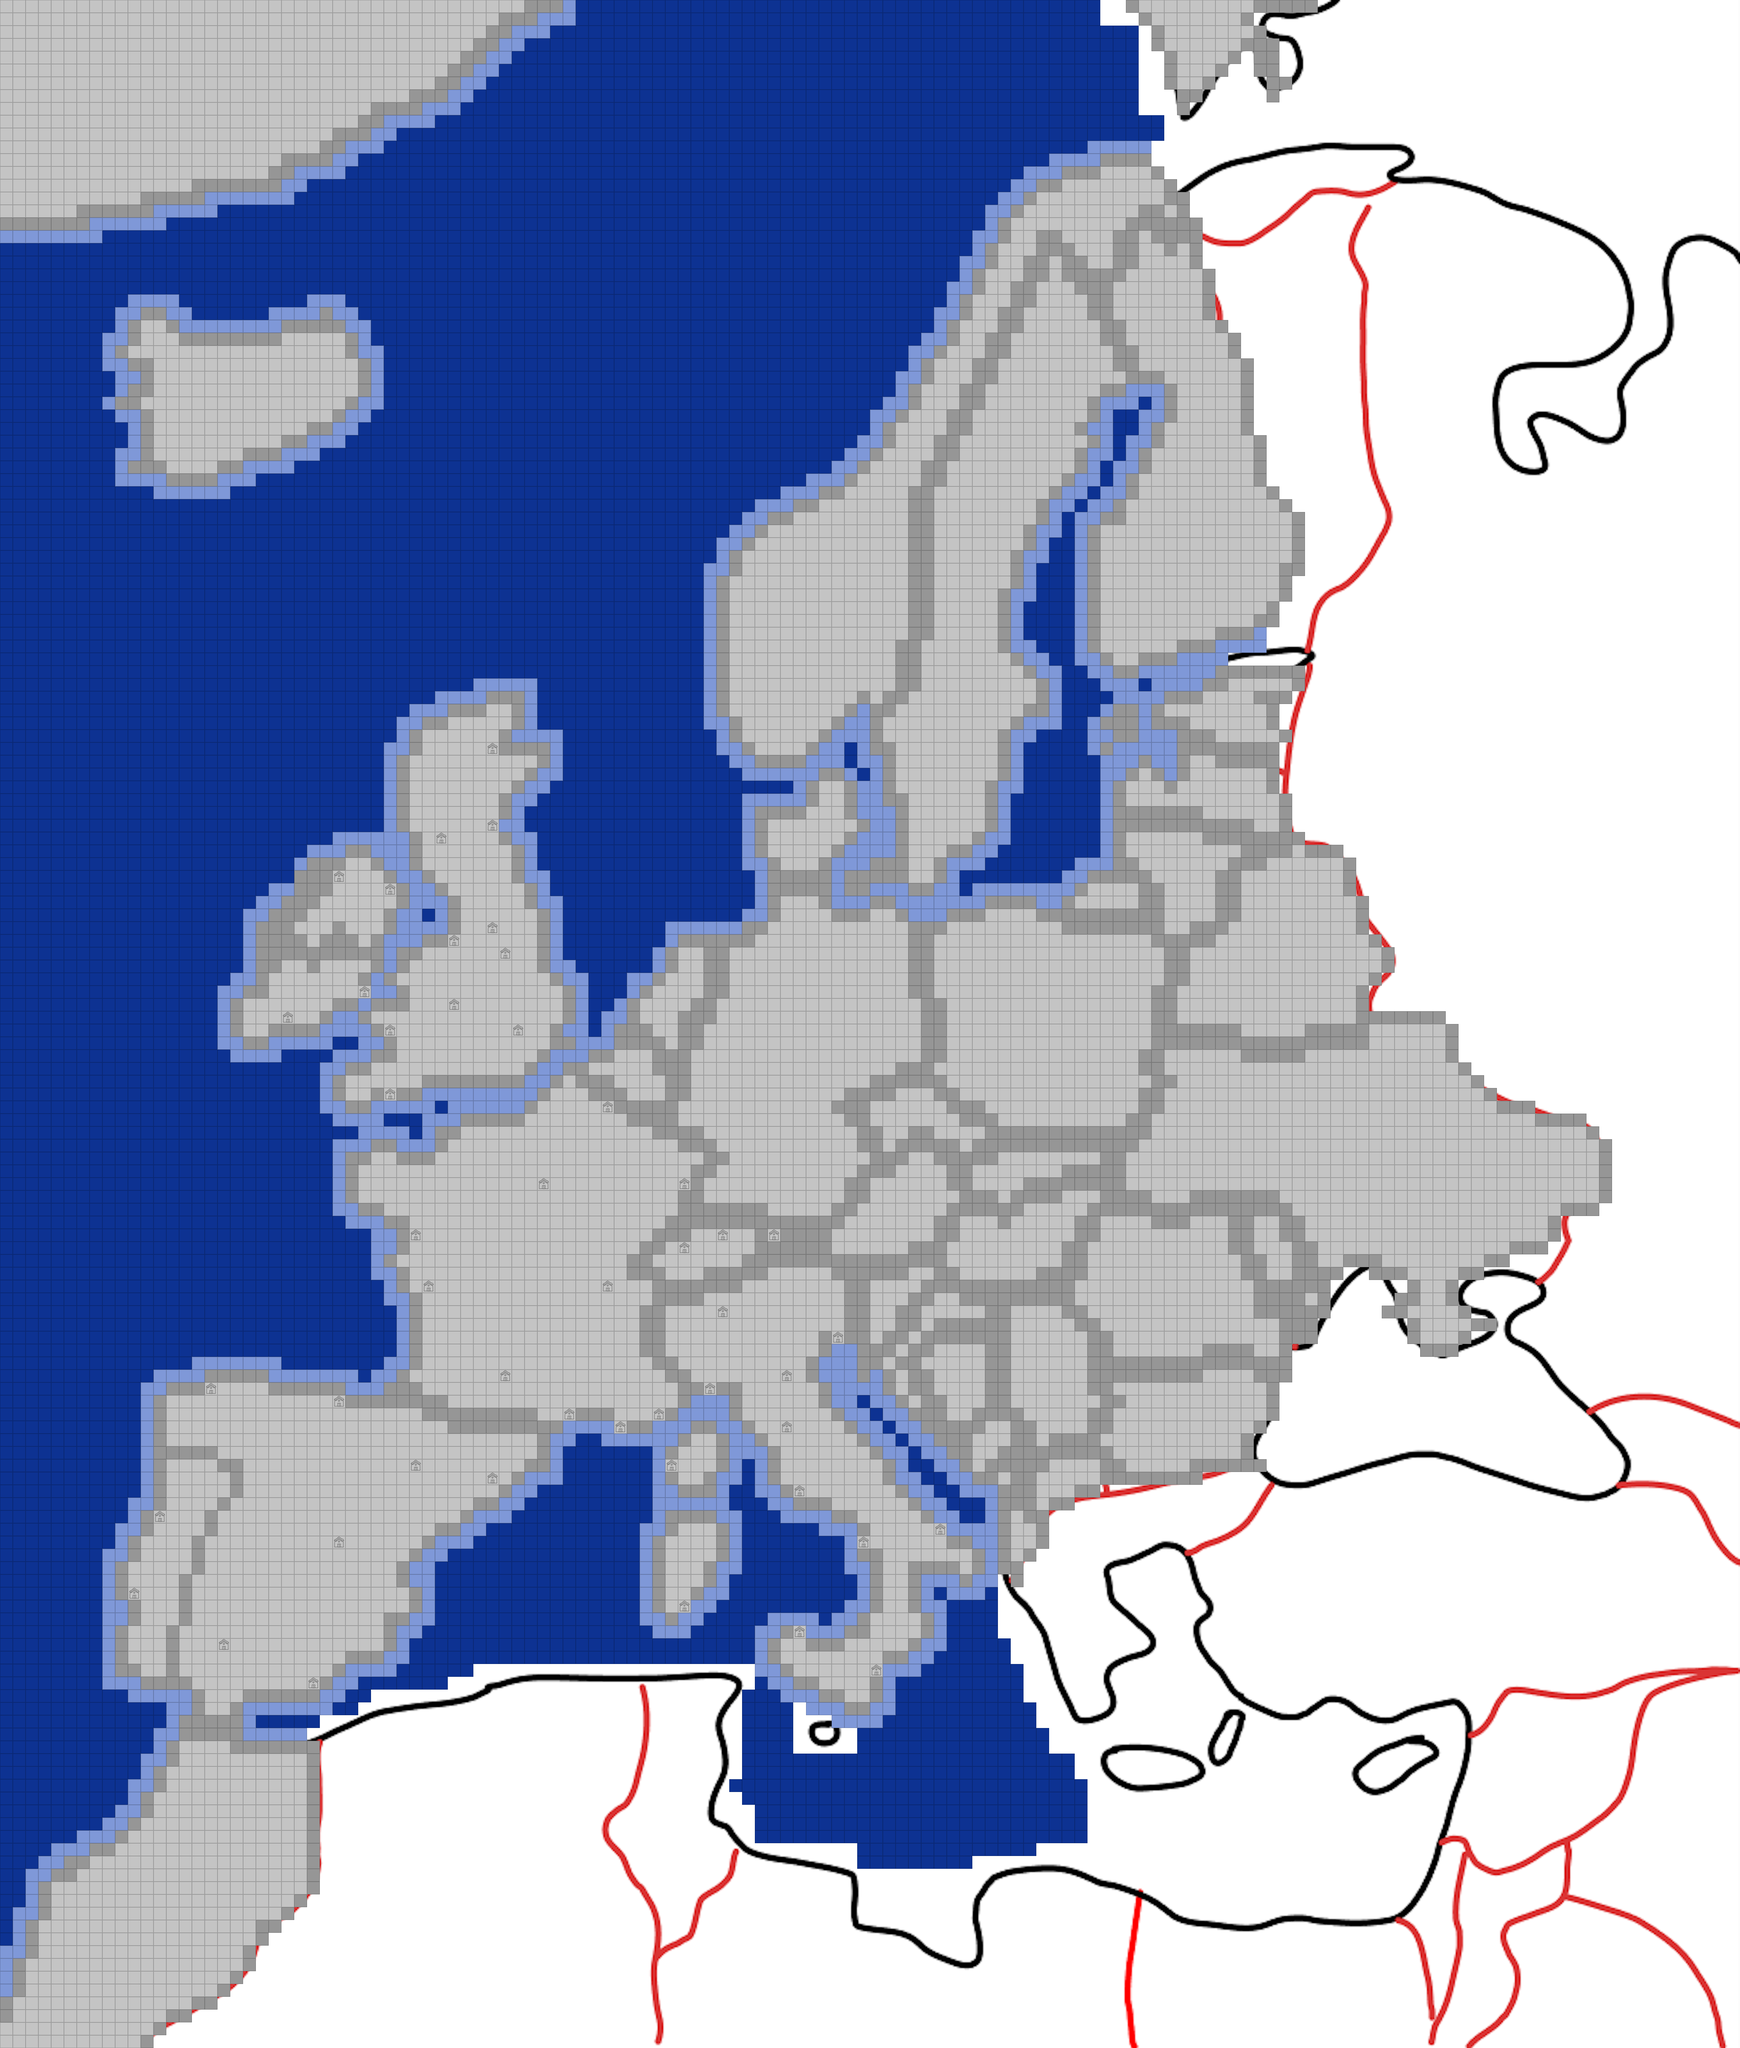

Tiled map render using the project's own tile images. Description and the map definition, with tile-layer contents summarised, below:
An orthogonal 136x160 tile map with 32x32 px tiles, 43 tile layers (g-water, c-ch, c-it, c-uk, ...), 1 image layer and 47 objects.

<map version="1.5" tiledversion="1.6.0" orientation="orthogonal" renderorder="right-down" width="136" height="160" tilewidth="32" tileheight="32" infinite="0" nextlayerid="57" nextobjectid="55">
 <editorsettings>
  <export target="json/map.json" format="json" />
 </editorsettings>
 <tileset firstgid="1" name="tile" tilewidth="32" tileheight="32" tilecount="24" columns="8">
  <image source="tiles/tile.png" width="256" height="96" />
 </tileset>
 <imagelayer id="20" name="border" locked="1">
  <image source="tiles/border.png" width="4352" height="5121" />
 </imagelayer>
 <layer id="14" name="g-water" width="136" height="160">
  <data>[21760 cells, 6919 non-empty, 2 distinct tile ids]</data>
 </layer>
 <layer id="18" name="c-ch" width="136" height="160" locked="1">
  <data>[21760 cells, 44 non-empty, 2 distinct tile ids]</data>
 </layer>
 <layer id="19" name="c-it" width="136" height="160" locked="1">
  <data>[21760 cells, 376 non-empty, 2 distinct tile ids]</data>
 </layer>
 <layer id="15" name="c-uk" width="136" height="160" locked="1">
  <data>[21760 cells, 391 non-empty, 2 distinct tile ids]</data>
 </layer>
 <layer id="53" name="c-is" width="136" height="160" locked="1">
  <data>[21760 cells, 192 non-empty, 2 distinct tile ids]</data>
 </layer>
 <layer id="54" name="c-gl" width="136" height="160" locked="1">
  <data>[21760 cells, 536 non-empty, 2 distinct tile ids]</data>
 </layer>
 <layer id="16" name="c-ie" width="136" height="160" locked="1">
  <data>[21760 cells, 80 non-empty, 2 distinct tile ids]</data>
 </layer>
 <layer id="8" name="c-fr" width="136" height="160" locked="1">
  <data>[21760 cells, 567 non-empty, 2 distinct tile ids]</data>
 </layer>
 <layer id="22" name="c-ma" width="136" height="160" locked="1">
  <data>[21760 cells, 404 non-empty, 2 distinct tile ids]</data>
 </layer>
 <layer id="9" name="c-es" width="136" height="160" locked="1">
  <data>[21760 cells, 493 non-empty, 2 distinct tile ids]</data>
 </layer>
 <layer id="10" name="c-pt" width="136" height="160" locked="1">
  <data>[21760 cells, 107 non-empty, 2 distinct tile ids]</data>
 </layer>
 <layer id="24" name="c-de" width="136" height="160" locked="1">
  <data>[21760 cells, 388 non-empty, 2 distinct tile ids]</data>
 </layer>
 <layer id="28" name="c-at" width="136" height="160" locked="1">
  <data>[21760 cells, 80 non-empty, 2 distinct tile ids]</data>
 </layer>
 <layer id="29" name="c-li" width="136" height="160" locked="1">
  <data>[21760 cells, 2 non-empty, 2 distinct tile ids]</data>
 </layer>
 <layer id="27" name="c-dk" width="136" height="160" locked="1">
  <data>[21760 cells, 61 non-empty, 2 distinct tile ids]</data>
 </layer>
 <layer id="25" name="c-be" width="136" height="160" locked="1">
  <data>[21760 cells, 31 non-empty, 2 distinct tile ids]</data>
 </layer>
 <layer id="26" name="c-nl" width="136" height="160" locked="1">
  <data>[21760 cells, 45 non-empty, 2 distinct tile ids]</data>
 </layer>
 <layer id="30" name="c-pl" width="136" height="160" locked="1">
  <data>[21760 cells, 308 non-empty, 2 distinct tile ids]</data>
 </layer>
 <layer id="31" name="c-cz" width="136" height="160" locked="1">
  <data>[21760 cells, 48 non-empty, 2 distinct tile ids]</data>
 </layer>
 <layer id="32" name="c-si" width="136" height="160" locked="1">
  <data>[21760 cells, 33 non-empty, 2 distinct tile ids]</data>
 </layer>
 <layer id="33" name="c-hr" width="136" height="160" locked="1">
  <data>[21760 cells, 47 non-empty, 2 distinct tile ids]</data>
 </layer>
 <layer id="34" name="c-sk" width="136" height="160" locked="1">
  <data>[21760 cells, 47 non-empty, 2 distinct tile ids]</data>
 </layer>
 <layer id="35" name="c-hu" width="136" height="160" locked="1">
  <data>[21760 cells, 80 non-empty, 2 distinct tile ids]</data>
 </layer>
 <layer id="36" name="c-ba" width="136" height="160" locked="1">
  <data>[21760 cells, 43 non-empty, 2 distinct tile ids]</data>
 </layer>
 <layer id="37" name="c-me" width="136" height="160" locked="1">
  <data>[21760 cells, 19 non-empty, 2 distinct tile ids]</data>
 </layer>
 <layer id="38" name="c-rs" width="136" height="160" locked="1">
  <data>[21760 cells, 89 non-empty, 2 distinct tile ids]</data>
 </layer>
 <layer id="39" name="c-mk" width="136" height="160" locked="1">
  <data>[21760 cells, 29 non-empty, 2 distinct tile ids]</data>
 </layer>
 <layer id="40" name="c-al" width="136" height="160" locked="1">
  <data>[21760 cells, 26 non-empty, 2 distinct tile ids]</data>
 </layer>
 <layer id="41" name="c-bg" width="136" height="160" locked="1">
  <data>[21760 cells, 118 non-empty, 2 distinct tile ids]</data>
 </layer>
 <layer id="42" name="c-ro" width="136" height="160" locked="1">
  <data>[21760 cells, 181 non-empty, 2 distinct tile ids]</data>
 </layer>
 <layer id="43" name="c-md" width="136" height="160" locked="1">
  <data>[21760 cells, 29 non-empty, 2 distinct tile ids]</data>
 </layer>
 <layer id="44" name="c-ua" width="136" height="160" locked="1">
  <data>[21760 cells, 586 non-empty, 2 distinct tile ids]</data>
 </layer>
 <layer id="45" name="c-by" width="136" height="160" locked="1">
  <data>[21760 cells, 203 non-empty, 2 distinct tile ids]</data>
 </layer>
 <layer id="46" name="c-no" width="136" height="160" locked="1">
  <data>[21760 cells, 460 non-empty, 2 distinct tile ids]</data>
 </layer>
 <layer id="47" name="c-se" width="136" height="160" locked="1">
  <data>[21760 cells, 440 non-empty, 2 distinct tile ids]</data>
 </layer>
 <layer id="48" name="c-fi" width="136" height="160" locked="1">
  <data>[21760 cells, 376 non-empty, 2 distinct tile ids]</data>
 </layer>
 <layer id="49" name="c-ruk" width="136" height="160" locked="1">
  <data>[21760 cells, 24 non-empty, 2 distinct tile ids]</data>
 </layer>
 <layer id="50" name="c-lt" width="136" height="160" locked="1">
  <data>[21760 cells, 70 non-empty, 2 distinct tile ids]</data>
 </layer>
 <layer id="51" name="c-lv" width="136" height="160" locked="1">
  <data>[21760 cells, 75 non-empty, 2 distinct tile ids]</data>
 </layer>
 <layer id="52" name="c-ee" width="136" height="160" locked="1">
  <data>[21760 cells, 68 non-empty, 2 distinct tile ids]</data>
 </layer>
 <layer id="55" name="c-sval" width="136" height="160" locked="1">
  <data>[21760 cells, 68 non-empty, 2 distinct tile ids]</data>
 </layer>
 <layer id="56" name="g-ru" width="136" height="160">
  <data>[21760 cells, 0 non-empty, 0 distinct tile ids]</data>
 </layer>
 <layer id="21" name="towns" width="136" height="160" locked="1">
  <data>[21760 cells, 47 non-empty, 1 distinct tile ids]</data>
 </layer>
 <objectgroup id="23" name="towns-data" locked="1" opacity="0.5" tintcolor="#00ff00">
  <properties>
   <property name="name" value="Paris" />
  </properties>
  <object id="5" gid="17" x="1346.17" y="2978.5" width="32" height="32">
   <properties>
    <property name="country" value="fr" />
    <property name="name" value="Paris" />
   </properties>
  </object>
  <object id="8" gid="17" x="1506.67" y="3233.83" width="32" height="32">
   <properties>
    <property name="country" value="fr" />
    <property name="name" value="Lyon" />
   </properties>
  </object>
  <object id="9" gid="17" x="1060.67" y="3233.67" width="32" height="32">
   <properties>
    <property name="country" value="fr" />
    <property name="name" value="Bordeaux" />
   </properties>
  </object>
  <object id="10" gid="17" x="1027.17" y="3106" width="32" height="32">
   <properties>
    <property name="country" value="fr" />
    <property name="name" value="Nantes" />
   </properties>
  </object>
  </objectgroup>
</map>
<!-- 43 of 47 objects omitted -->
